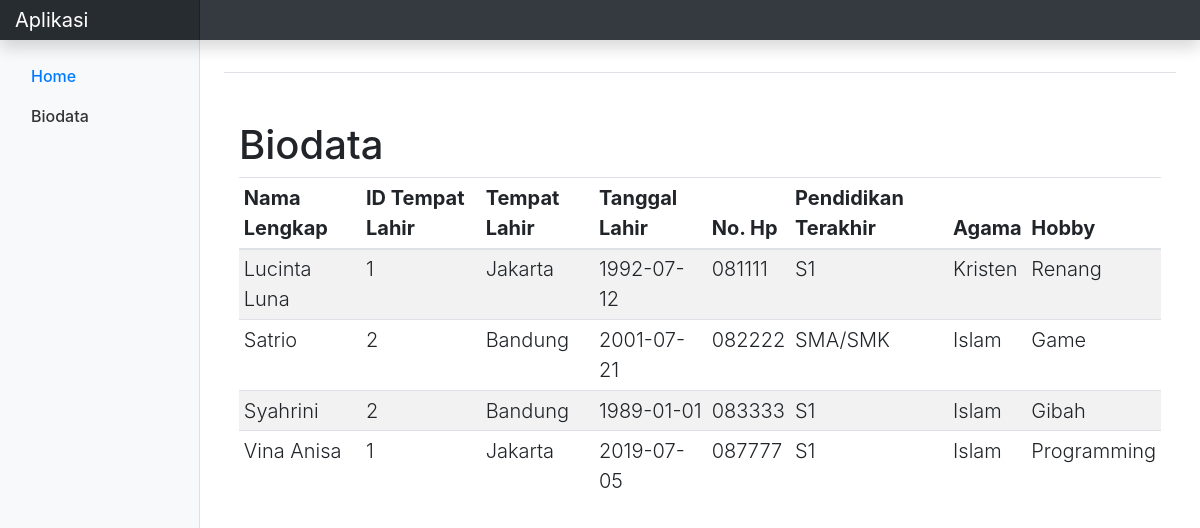
The app's page /7/form_biodata/index.php with its own data.
### tables this page shows
CREATE TABLE `users` (
  `id` int(11) NOT NULL,
  `full_name` varchar(50) NOT NULL,
  `date_of_birth` date NOT NULL,
  `place_of_birth_id` int(11) NOT NULL,
  `phone_number` varchar(18) NOT NULL,
  `address` text NOT NULL,
  `last_education` enum('SMA/SMK','S1','S2') NOT NULL,
  `religion` enum('Islam','Kristen','Katolik') NOT NULL
);

CREATE TABLE `cities` (
  `id` int(11) NOT NULL,
  `name` varchar(50) NOT NULL
);

CREATE TABLE `hobbies` (
  `id` int(11) NOT NULL,
  `name` varchar(50) NOT NULL
);

### 7/form_biodata/home.php (the view)
 <div class="d-flex justify-content-between flex-wrap flex-md-nowrap align-items-center pt-3 pb-2 mb-3 border-bottom">
 </div>
<?php
	include 'koneksi.php';
?>
<div class="container">
    <h1 class="mt-5">Biodata</h1>
    <table class="table table-striped table-sm lead">
    <thead>
        <tr>
          <th>Nama Lengkap</th>
          <th>ID Tempat Lahir</th>
          <th>Tempat Lahir</th>
          <th>Tanggal Lahir</th>
          <th>No. Hp</th>
         <th>Pendidikan Terakhir</th>
          <th>Agama</th>
          <th>Hobby</th>
        </tr>
    </thead>
	    <?php
	      	$db_panggil=mysqli_query($koneksi, "SELECT users.full_name, users.place_of_birth_id, cities.name as place_of_birth, users.date_of_birth, users.phone_number, users.last_education, users.religion, hobbies.name FROM users JOIN cities ON users.place_of_birth_id=cities.id JOIN hobbies on users.id=hobbies.id");
				while ($data=mysqli_fetch_array($db_panggil)){
		?>
	<tr>
		<td><?php echo $data['full_name']?></td>
		<td><?php echo $data['place_of_birth_id']?></td>
		<td><?php echo $data['place_of_birth']?></td>
		<td><?php echo $data['date_of_birth']?></td>
		<td><?php echo $data['phone_number']?></td>
		<td><?php echo $data['last_education']?></td>
		<td><?php echo $data['religion']?></td>
		<td><?php echo $data['name']?></td>
	</tr>
	<?php
		}
	?>
</table>
</div>

### 7/form_biodata/index.php (shortened to what this page needs)
<!doctype html>
<html lang="en">
  <head>
    <link rel="stylesheet"href="css/dashboard.css">
    <link rel="stylesheet"href="css/bootstrap.css">
  </head>
  <body>
    <nav class="navbar navbar-dark fixed-top bg-dark flex-md-nowrap p-0 shadow">
      <a class="navbar-brand col-sm-3 col-md-2 mr-0" href="#">Aplikasi</a>
    </nav>
    <div class="container-fluid">
      <div class="row">
        <nav class="col-md-2 d-none d-md-block bg-light sidebar">
          <div class="sidebar-sticky">
            <ul class="nav flex-column">
              <li class="nav-item">
                <a class="nav-link active" href="index.php">
                  Home <span class="sr-only">(current)</span>
                </a>
              </li>
              <li class="nav-item">
                <a class="nav-link" href="index.php?p=biodata">
                  Biodata
                </a>
              </li>
            </ul>
          </div>
        </nav>
        <main role="main" class="col-md-9 ml-sm-auto col-lg-10 px-4">
            <?php
              include 'main.php';
            ?>
        </main>
      </div>
    </div>
</body>
</html>

### 7/form_biodata/main.php (shortened to what this page needs)
<?php
$page=isset($_GET['p']) ? $_GET['p'] : 'home';
	if($page=='home') include ('home.php');
?>

### 7/form_biodata/css/dashboard.css (style rules this page uses)
body { font-size: .875rem; }
.sidebar { position: fixed; top: 0; bottom: 0; left: 0; z-index: 100; padding: 48px 0 0; box-shadow: inset -1px 0 0 rgba(0, 0, 0, .1); }
.sidebar-sticky { position: relative; top: 0; height: calc(100vh - 48px); padding-top: .5rem; overflow-x: hidden; overflow-y: auto; }
.sidebar .nav-link { font-weight: 500; color: #333; }
.sidebar .nav-link.active { color: #007bff; }
[role="main"] { padding-top: 133px; }
@media (min-width: 768px) { [role="main"] { padding-top: 48px; } }
.navbar-brand { padding-top: .75rem; padding-bottom: .75rem; font-size: 1rem; background-color: rgba(0, 0, 0, .25); box-shadow: inset -1px 0 0 rgba(0, 0, 0, .25); }

### records on screen
users: full_name "Lucinta Luna", place_of_birth "1", place_of_birth.name "Jakarta", date_of_birth "1992-07-12", phone_number "081111", last_education "S1", religion "Kristen", hobbies.name "Renang"
users: full_name "Satrio", place_of_birth "2", place_of_birth.name "Bandung", date_of_birth "2001-07-21", phone_number "082222", last_education "SMA/SMK", religion "Islam", hobbies.name "Game"
users: full_name "Syahrini", place_of_birth "2", place_of_birth.name "Bandung", date_of_birth "1989-01-01", phone_number "083333", last_education "S1", religion "Islam", hobbies.name "Gibah"
users: full_name "Vina Anisa", place_of_birth "1", place_of_birth.name "Jakarta", date_of_birth "2019-07-05", phone_number "087777", last_education "S1", religion "Islam", hobbies.name "Programming"
